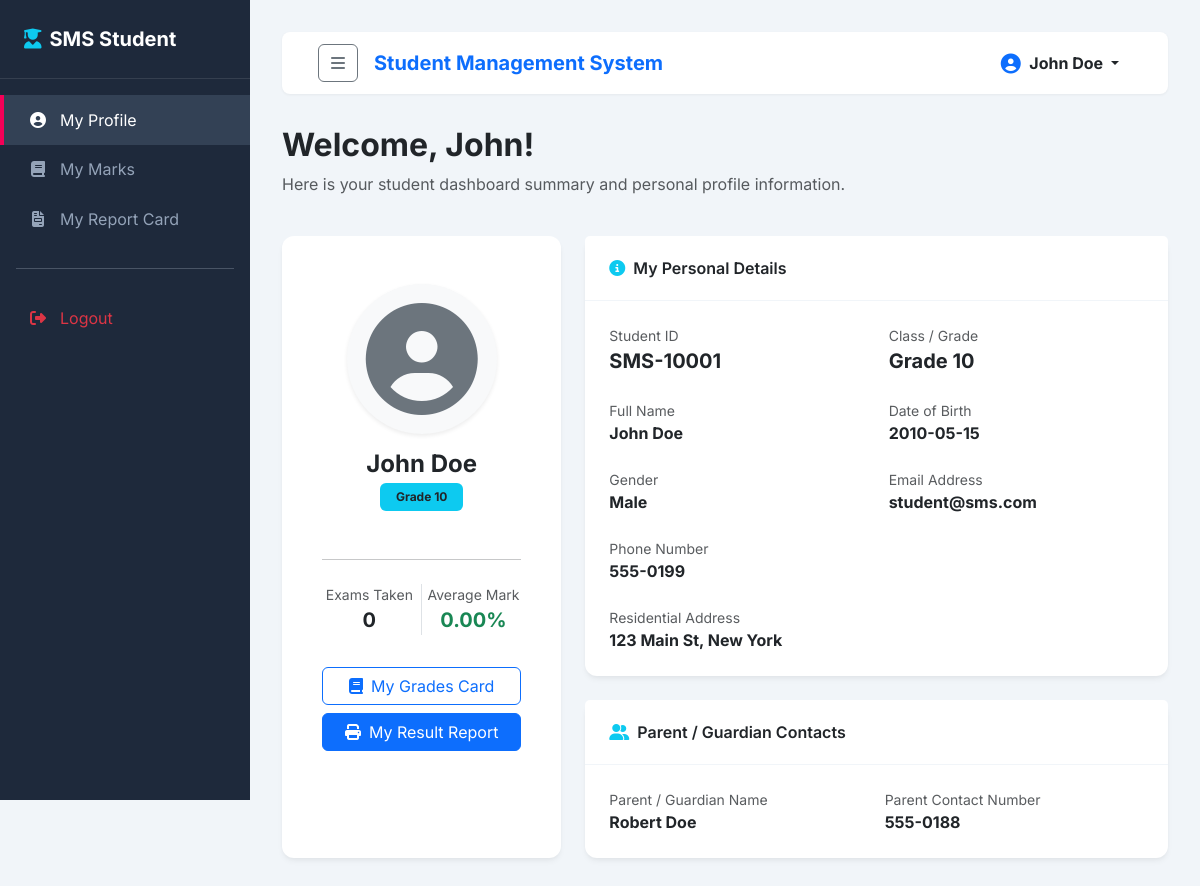
Screenshot of /student/index.php (signed in) with the database file from the repository.
### tables this page shows
CREATE TABLE IF NOT EXISTS `students` (
  `id` INT AUTO_INCREMENT PRIMARY KEY,
  `student_id` VARCHAR(20) NOT NULL UNIQUE,  
  `first_name` VARCHAR(50) NOT NULL,
  `last_name` VARCHAR(50) NOT NULL,
  `email` VARCHAR(100) NOT NULL UNIQUE,
  `password` VARCHAR(255) NOT NULL,  
  `dob` DATE NOT NULL,
  `gender` ENUM('Male', 'Female', 'Other') NOT NULL,
  `address` TEXT NOT NULL,
  `phone` VARCHAR(20) NOT NULL,
  `class` VARCHAR(50) NOT NULL,
  `parent_name` VARCHAR(100) NOT NULL,
  `parent_phone` VARCHAR(20) NOT NULL,
  `profile_photo` VARCHAR(255) DEFAULT NULL,
  `created_at` TIMESTAMP DEFAULT CURRENT_TIMESTAMP
);

### student/index.php (the view, shortened to what this page needs)
<?php
require_once '../config/db.php';
include '../includes/header.php';
$student_id = $_SESSION['student_db_id'];
try {
    $stmt = $pdo->prepare("SELECT * FROM students WHERE id = ?");
    $stmt->execute([$student_id]);
    $student = $stmt->fetch();
    $stmt = $pdo->prepare("SELECT COUNT(*) as count, COALESCE(AVG(marks), 0) as avg FROM marks WHERE student_id = ?");
    $stmt->execute([$student_id]);
    $summary = $stmt->fetch();
} catch (PDOException $e) {
    die("Database Error: " . $e->getMessage());
}
?>
<div class="container-fluid px-0">
    <div class="row mb-4">
        <div class="col">
            <h2 class="fw-bold text-dark">Welcome, <?php echo sanitize($student['first_name']); ?>!</h2>
            <p class="text-muted">Here is your student dashboard summary and personal profile information.</p>
        </div>
    </div>
    <div class="row g-4">
        <div class="col-12 col-lg-4">
            <div class="card card-common text-center py-4 px-3 h-100">
                <div class="card-body">
                    <?php if ($student['profile_photo']): ?>
                        <img src="../uploads/<?php echo sanitize($student['profile_photo']); ?>" alt="Profile" class="rounded-circle border mb-3 shadow-sm" style="width: 150px; height: 150px; object-fit: cover;">
                    <?php else: ?>
                        <div class="bg-light text-secondary rounded-circle d-flex align-items-center justify-content-center mx-auto mb-3 shadow-sm" style="width: 150px; height: 150px;">
                            <i class="fas fa-user-circle fa-7x"></i>
                        </div>
                    <?php endif; ?>
                    <h4 class="fw-bold mb-1"><?php echo sanitize($student['first_name'] . ' ' . $student['last_name']); ?></h4>
                    <span class="badge bg-info text-dark px-3 py-2 mb-4"><?php echo sanitize($student['class']); ?></span>
                    <hr class="my-4">
                    <div class="row g-2">
                        <div class="col-6 border-end">
                            <span class="text-muted small d-block">Exams Taken</span>
                            <strong class="fs-5 text-dark"><?php echo $summary['count']; ?></strong>
                        </div>
                        <div class="col-6">
                            <span class="text-muted small d-block">Average Mark</span>
                            <strong class="fs-5 text-success"><?php echo number_format($summary['avg'], 2); ?>%</strong>
                        </div>
                    </div>
                    <div class="mt-4 pt-2">
                        <a href="marks.php" class="btn btn-outline-primary w-100 mb-2"><i class="fas fa-book me-2"></i>My Grades Card</a>
                        <a href="reports.php" class="btn btn-primary w-100"><i class="fas fa-print me-2"></i>My Result Report</a>
                    </div>
                </div>
            </div>
        </div>
        <div class="col-12 col-lg-8">
            <div class="card card-common mb-4">
                <div class="card-header bg-white">
                    <i class="fas fa-info-circle text-info me-2"></i>My Personal Details
                </div>
                <div class="card-body">
                    <div class="row g-4">
                        <div class="col-sm-6">
                            <span class="text-muted small d-block">Student ID</span>
                            <strong class="text-dark fs-5"><?php echo sanitize($student['student_id']); ?></strong>
                        </div>
                        <div class="col-sm-6">
                            <span class="text-muted small d-block">Class / Grade</span>
                            <strong class="text-dark fs-5"><?php echo sanitize($student['class']); ?></strong>
                        </div>
                        <div class="col-sm-6">
                            <span class="text-muted small d-block">Full Name</span>
                            <strong class="text-dark"><?php echo sanitize($student['first_name'] . ' ' . $student['last_name']); ?></strong>
                        </div>
                        <div class="col-sm-6">
                            <span class="text-muted small d-block">Date of Birth</span>
                            <strong class="text-dark"><?php echo sanitize($student['dob']); ?></strong>
                        </div>
                        <div class="col-sm-6">
                            <span class="text-muted small d-block">Gender</span>
                            <strong class="text-dark"><?php echo sanitize($student['gender']); ?></strong>
                        </div>
                        <div class="col-sm-6">
                            <span class="text-muted small d-block">Email Address</span>
                            <strong class="text-dark"><?php echo sanitize($student['email']); ?></strong>
                        </div>
                        <div class="col-sm-6">
                            <span class="text-muted small d-block">Phone Number</span>
                            <strong class="text-dark"><?php echo sanitize($student['phone']); ?></strong>
                        </div>
                        <div class="col-12">
                            <span class="text-muted small d-block">Residential Address</span>
                            <strong class="text-dark"><?php echo sanitize($student['address']); ?></strong>
                        </div>
                    </div>
                </div>
            </div>
            <div class="card card-common">
                <div class="card-header bg-white">
                    <i class="fas fa-user-friends text-info me-2"></i>Parent / Guardian Contacts
                </div>
                <div class="card-body">
                    <div class="row g-3">
                        <div class="col-sm-6">
                            <span class="text-muted small d-block">Parent / Guardian Name</span>
                            <strong class="text-dark"><?php echo sanitize($student['parent_name']); ?></strong>
                        </div>
                        <div class="col-sm-6">
                            <span class="text-muted small d-block">Parent Contact Number</span>
                            <strong class="text-dark"><?php echo sanitize($student['parent_phone']); ?></strong>
                        </div>
                    </div>
                </div>
            </div>
        </div>
    </div>
</div>
<?php include '../includes/footer.php'; ?>

### css/style.css (style rules this page uses)
:root { --primary-color: #3f51b5; --primary-dark: #303f9f; --secondary-color: #f50057; --dark-color: #212529; --light-color: #f8f9fa; --sidebar-width: 250px; --sidebar-bg: #1e293b; --sidebar-hover: #334155; --transition-speed: 0.3s; }
body { font-family: 'Inter', system-ui, -apple-system, sans-serif; background-color: #f1f5f9; color: #334155; min-height: 100vh; overflow-x: hidden; }
.card-common { border: none; border-radius: 0.75rem; box-shadow: 0 4px 6px -1px rgba(0, 0, 0, 0.05), 0 2px 4px -1px rgba(0, 0, 0, 0.03); background-color: #ffffff; }
.card-common .card-header { background-color: #ffffff; border-bottom: 1px solid #f1f5f9; font-weight: 600; padding: 1.25rem 1.5rem; }
.card-common .card-body { padding: 1.5rem; }

### rows the page displays
students: first_name "John", first_name+last_name "John Doe", class "Grade 10", student "SMS-10001", dob "2010-05-15", gender "Male", email "student@sms.com", phone "555-0199", address "123 Main St, New York", parent_name "Robert Doe", parent_phone "555-0188"

### other values shown
$_SESSION['student_name'] "John Doe"
$summary['count'] "0"
$summary['avg'] "0.00"
